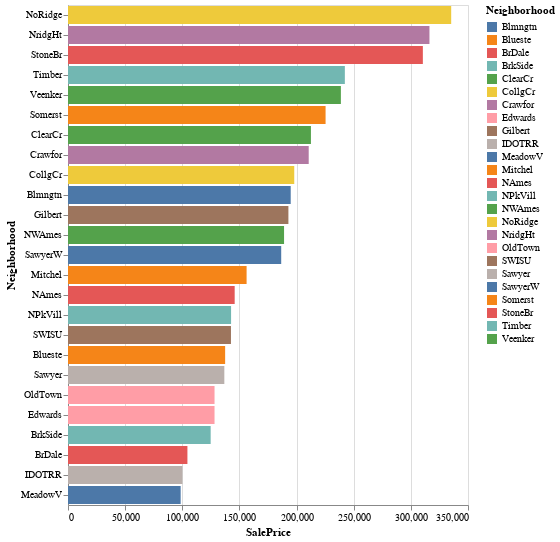

The notebook cell this image was saved under:
### Code cell
# plot the dataset, referencing dataframe column names
import altair as alt
alt.Chart(neighborhoods).mark_bar().encode(
  x='SalePrice',
  y=alt.Y('Neighborhood', sort='-x'),
  color='Neighborhood',   
)

### Figure 1 — Vega-Lite specification as saved in the notebook (floating-point values rounded to 4 significant figures)
{"config": {"view": {"continuousWidth": 400, "continuousHeight": 300}}, "data": {"name": "data-99e03fd70733dd480776596b8afb5f8a"}, "mark": "bar", "encoding": {"color": {"type": "nominal", "field": "Neighborhood"}, "x": {"type": "quantitative", "field": "SalePrice"}, "y": {"type": "nominal", "field": "Neighborhood", "sort": "-x"}}, "$schema": "https://vega.github.io/schema/vega-lite/v4.0.0.json", "datasets": {"data-99e03fd70733dd480776596b8afb5f8a": [{"Neighborhood": "NoRidge", "SalePrice": 335300.0}, {"Neighborhood": "NridgHt", "SalePrice": 316300.0}, {"Neighborhood": "StoneBr", "SalePrice": 310500.0}, {"Neighborhood": "Timber", "SalePrice": 242200.0}, {"Neighborhood": "Veenker", "SalePrice": 238800.0}, {"Neighborhood": "Somerst", "SalePrice": 225400.0}, {"Neighborhood": "ClearCr", "SalePrice": 212600.0}, {"Neighborhood": "Crawfor", "SalePrice": 210600.0}, {"Neighborhood": "CollgCr", "SalePrice": 198000.0}, {"Neighborhood": "Blmngtn", "SalePrice": 194900.0}, {"Neighborhood": "Gilbert", "SalePrice": 192900.0}, {"Neighborhood": "NWAmes", "SalePrice": 189100.0}, {"Neighborhood": "SawyerW", "SalePrice": 186600.0}, {"Neighborhood": "Mitchel", "SalePrice": 156300.0}, {"Neighborhood": "NAmes", "SalePrice": 145800.0}, {"Neighborhood": "NPkVill", "SalePrice": 142700.0}, {"Neighborhood": "SWISU", "SalePrice": 142600.0}, {"Neighborhood": "Blueste", "SalePrice": 137500.0}, {"Neighborhood": "Sawyer", "SalePrice": 136800.0}, {"Neighborhood": "OldTown", "SalePrice": 128200.0}, {"Neighborhood": "Edwards", "SalePrice": 128200.0}, {"Neighborhood": "BrkSide", "SalePrice": 124800.0}, {"Neighborhood": "BrDale", "SalePrice": 104500.0}, {"Neighborhood": "IDOTRR", "SalePrice": 100100.0}, {"Neighborhood": "MeadowV", "SalePrice": 98580.0}]}}
